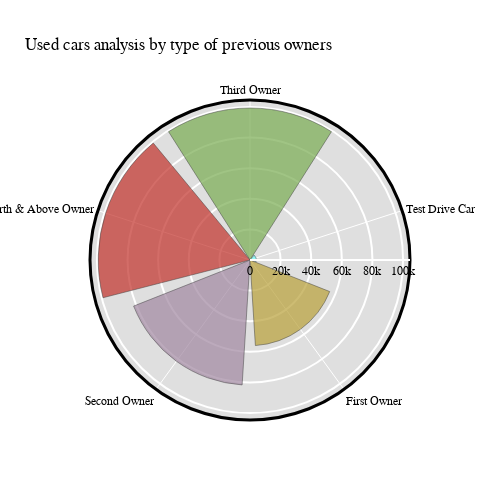

Here is the notebook cell this chart was saved with:
### Code cell
fig.update_layout(
    font_family="Courier New",
    font_color="black",
    title_font_family="Times New Roman",
    title_font_color="red",
    legend_title_font_color="green",
    title='Used cars analysis by type of previous owners',
    font_size=12,
    legend_font_size=15,
    polar_angularaxis_rotation=90,
    width=500,
    height=500,
    
    polar = dict(
        bgcolor = "rgb(223, 223, 223)",
        angularaxis =
            dict(
                linewidth = 3,
                showline = True,
                linecolor='black'
            ),
        radialaxis = 
            dict(
                showline = True,
                linewidth = 2,
                gridcolor = "white",
                gridwidth = 2,
                )
        ),
    )
fig.show()

### Figure 1 — Plotly figure (JSON) as saved in the notebook; plotly's stock layout.template omitted (floating-point values rounded to 4 significant figures)
{"data": [{"hoverinfo": ["all"], "marker": {"color": ["#78AB50", "#C03028", "#A086A0", "#B8A038", "#70F8F8"], "line": {"color": "black"}}, "name": "Average Mileage", "opacity": 0.7, "r": [99300.0, 99140.0, 81780.0, 56020.0, 4155], "theta": ["Third Owner", "Fourth & Above Owner", "Second Owner", "First Owner", "Test Drive Car"], "type": "barpolar"}], "layout": {"font": {"color": "black", "family": "Courier New", "size": 12}, "height": 500, "legend": {"font": {"size": 15}, "title": {"font": {"color": "green"}}}, "polar": {"angularaxis": {"linecolor": "black", "linewidth": 3, "rotation": 90, "showline": true}, "bgcolor": "rgb(223, 223, 223)", "radialaxis": {"gridcolor": "white", "gridwidth": 2, "linewidth": 2, "showline": true}}, "title": {"text": "Used cars analysis by type of previous owners"}, "width": 500}}
